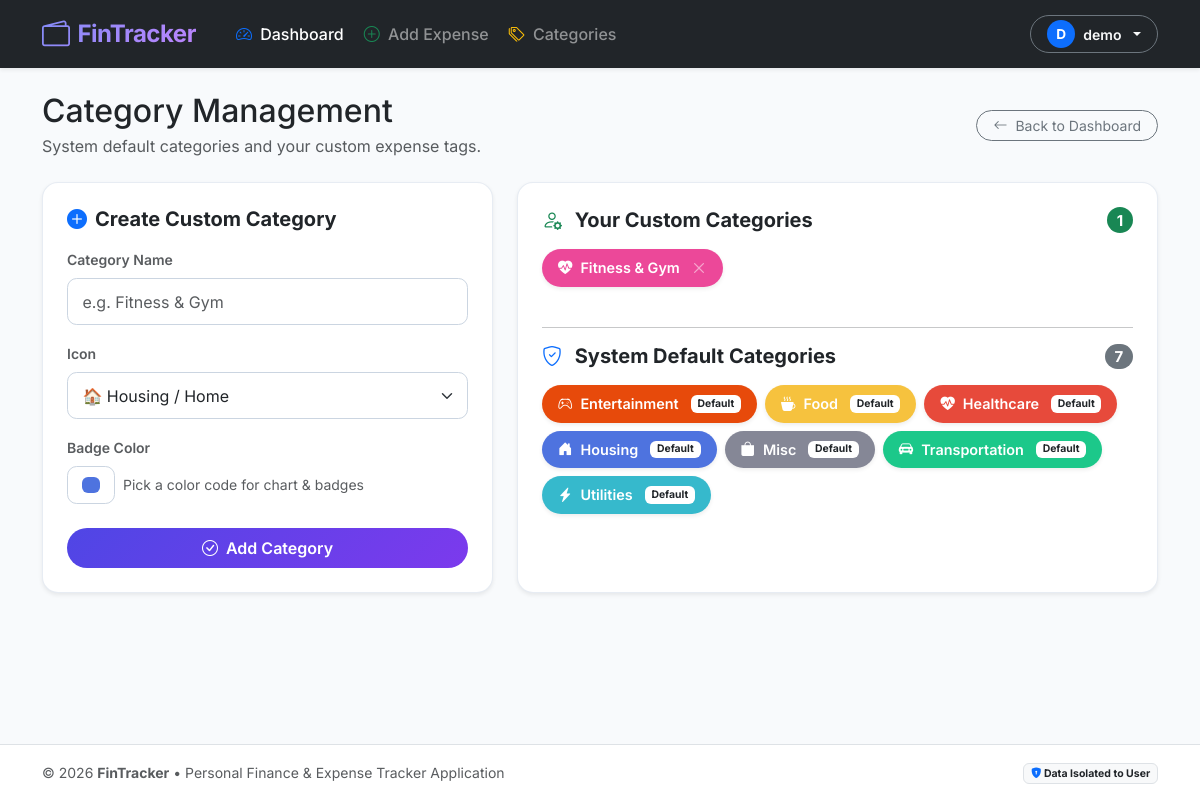
Page /categories/ (signed in) on the committed database.
### tracker/models.py (models this page shows, shortened)
class Category(models.Model):
    user = models.ForeignKey(
        User,
        on_delete=models.CASCADE,
        null=True,
        blank=True,
        related_name='categories'
    )
    name = models.CharField(max_length=100)
    icon = models.CharField(
        max_length=50,
        default='bi-tag-fill',
        help_text='Bootstrap icon class name, e.g. bi-house-door-fill'
    )
    color = models.CharField(
        max_length=20,
        default='#4e73df',
        help_text='Hex color code for UI badges and charts'
    )
    class Meta:
        ordering = ['name']
        verbose_name_plural = 'Categories'
        constraints = [
            models.UniqueConstraint(
                fields=['user', 'name'],
                name='unique_user_category_name'
            )
        ]

### tracker/views.py (the view)
# urls.py: path('categories/', views.category_list_create_view, name='category_list'),
@login_required
def category_list_create_view(request):
    user = request.user
    custom_categories = Category.objects.filter(user=user)
    default_categories = Category.objects.filter(user__isnull=True)
    if request.method == 'POST':
        form = CategoryForm(request.POST)
        if form.is_valid():
            category = form.save(commit=False)
            category.user = user
            try:
                category.save()
                messages.success(request, f"Category '{category.name}' created successfully!")
                return redirect('category_list')
            except IntegrityError:
                messages.error(request, f"A category named '{category.name}' already exists.")
        else:
            messages.error(request, "Could not create category. Please check errors.")
    else:
        form = CategoryForm()
    context = {
        'form': form,
        'custom_categories': custom_categories,
        'default_categories': default_categories,
    }
    return render(request, 'tracker/category_list.html', context)

### tracker/forms.py
class CategoryForm(forms.ModelForm):
    icon = forms.ChoiceField(
        choices=ICON_CHOICES,
        widget=forms.Select(attrs={'class': 'form-select'})
    )
    class Meta:
        model = Category
        fields = ['name', 'icon', 'color']
        widgets = {
            'name': forms.TextInput(attrs={'class': 'form-control', 'placeholder': 'e.g. Fitness & Gym'}),
            'color': forms.TextInput(attrs={'class': 'form-control form-control-color', 'type': 'color', 'value': '#3b82f6'}),
        }

### tracker/templates/tracker/category_list.html (shortened to what this page needs)
{% extends 'tracker/base.html' %}
{% block content %}
<div class="d-flex align-items-center justify-content-between mb-4">
    <div>
        <h2 class="fw-extrabold text-dark mb-1">Category Management</h2>
        <p class="text-muted mb-0">System default categories and your custom expense tags.</p>
    </div>
    <a href="{% url 'dashboard' %}" class="btn btn-outline-secondary btn-sm rounded-pill px-3">
        <i class="bi bi-arrow-left me-1"></i> Back to Dashboard
    </a>
</div>
<div class="row g-4">
    <div class="col-12 col-lg-5">
        <div class="card card-custom p-4 shadow-sm h-100">
            <h5 class="fw-bold text-dark mb-3 d-flex align-items-center gap-2">
                <i class="bi bi-plus-circle-fill text-primary"></i> Create Custom Category
            </h5>
            <form method="post" action="{% url 'category_list' %}">
                <div class="mb-3">
                    <label for="{{ form.name.id_for_label }}" class="form-label fw-semibold small text-muted">Category Name</label>
                    {{ form.name }}
                </div>
                <div class="mb-3">
                    <label for="{{ form.icon.id_for_label }}" class="form-label fw-semibold small text-muted">Icon</label>
                    {{ form.icon }}
                </div>
                <div class="mb-4">
                    <label for="{{ form.color.id_for_label }}" class="form-label fw-semibold small text-muted">Badge Color</label>
                    <div class="d-flex align-items-center gap-2">
                        {{ form.color }}
                        <span class="small text-muted">Pick a color code for chart & badges</span>
                    </div>
                </div>
                <button type="submit" class="btn btn-primary-gradient w-100 rounded-pill py-2 font-weight-bold">
                    <i class="bi bi-check-circle me-1"></i> Add Category
                </button>
            </form>
        </div>
    </div>
    <div class="col-12 col-lg-7">
        <div class="card card-custom p-4 shadow-sm h-100">
            <h5 class="fw-bold text-dark mb-3 d-flex align-items-center justify-content-between">
                <span><i class="bi bi-person-gear text-success me-2"></i> Your Custom Categories</span>
                <span class="badge bg-success rounded-pill">{{ custom_categories|length }}</span>
            </h5>
            {% if custom_categories %}
                <div class="d-flex flex-wrap gap-2 mb-4">
                    {% for cat in custom_categories %}
                        <div class="d-inline-flex align-items-center gap-2 p-2 px-3 rounded-pill text-white shadow-sm" data-bg="{{ cat.color }}" style="font-size: 0.9rem;">
                            <i class="bi {{ cat.icon }}"></i>
                            <span class="fw-semibold">{{ cat.name }}</span>
                            <form method="post" action="{% url 'category_delete' cat.pk %}" class="d-inline ms-1">
                                <button type="submit" class="btn-close btn-close-white" style="font-size: 0.65rem;" title="Delete Custom Category" onclick="return confirm('Delete category {{ cat.name }}?');"></button>
                            </form>
                        </div>
                    {% endfor %}
                </div>
            {% else %}
                <div class="alert alert-light border small text-muted mb-4">
                    No custom categories created yet. Use the form on the left to add your own categories!
                </div>
            {% endif %}
            <hr class="my-3">
            <h5 class="fw-bold text-dark mb-3 d-flex align-items-center justify-content-between">
                <span><i class="bi bi-shield-check text-primary me-2"></i> System Default Categories</span>
                <span class="badge bg-secondary rounded-pill">{{ default_categories|length }}</span>
            </h5>
            <div class="d-flex flex-wrap gap-2">
                {% for cat in default_categories %}
                    <div class="d-inline-flex align-items-center gap-2 p-2 px-3 rounded-pill text-white shadow-sm" data-bg="{{ cat.color }}" style="font-size: 0.9rem;">
                        <i class="bi {{ cat.icon }}"></i>
                        <span class="fw-semibold">{{ cat.name }}</span>
                        <span class="badge bg-white text-dark ms-1" style="font-size: 0.65rem;">Default</span>
                    </div>
                {% endfor %}
            </div>
        </div>
    </div>
</div>
{% endblock %}

### tracker/templates/tracker/base.html (shortened to what this page needs)
{% load static %}
<!DOCTYPE html>
<html lang="en">
<head>
    <link href="https://cdn.jsdelivr.net/npm/bootstrap@5.3.2/dist/css/bootstrap.min.css" rel="stylesheet">
    <link rel="stylesheet" href="https://cdn.jsdelivr.net/npm/bootstrap-icons@1.11.3/font/bootstrap-icons.min.css">
    <link rel="stylesheet" href="{% static 'tracker/css/style.css' %}">
</head>
<body>
    <nav class="navbar navbar-expand-lg navbar-dark bg-dark sticky-top shadow-sm py-2">
        <div class="container">
            <a class="navbar-brand d-flex align-items-center gap-2 fs-4" href="{% url 'dashboard' %}">
                <i class="bi bi-wallet2 text-primary fs-3"></i>
                <span>FinTracker</span>
            </a>
            <div class="collapse navbar-collapse" id="navbarMain">
                {% if user.is_authenticated %}
                    <ul class="navbar-nav me-auto mb-2 mb-lg-0 gap-1 ms-lg-3">
                        <li class="nav-item">
                            <a class="nav-link text-white fw-medium active" href="{% url 'dashboard' %}">
                                <i class="bi bi-speedometer2 me-1 text-primary"></i> Dashboard
                            </a>
                        </li>
                        <li class="nav-item">
                            <a class="nav-link text-white-50 fw-medium" href="{% url 'expense_add' %}">
                                <i class="bi bi-plus-circle me-1 text-success"></i> Add Expense
                            </a>
                        </li>
                        <li class="nav-item">
                            <a class="nav-link text-white-50 fw-medium" href="{% url 'category_list' %}">
                                <i class="bi bi-tags me-1 text-warning"></i> Categories
                            </a>
                        </li>
                    </ul>
                    <div class="d-flex align-items-center gap-3">
                        <div class="dropdown">
                            <button class="btn btn-outline-light btn-sm dropdown-toggle d-flex align-items-center gap-2 rounded-pill px-3 py-1 border-secondary" type="button" data-bs-toggle="dropdown" aria-expanded="false">
                                <div class="bg-primary text-white rounded-circle d-flex align-items-center justify-content-center fw-bold" style="width: 28px; height: 28px; font-size: 0.85rem;">
                                    {{ user.username|first|upper }}
                                </div>
                                <span class="fw-semibold">{{ user.username }}</span>
                            </button>
                        </div>
                    </div>
                {% else %}
                    <div class="ms-auto d-flex align-items-center gap-2">
                        <a href="{% url 'login' %}" class="btn btn-outline-light btn-sm px-3 rounded-pill">Sign In</a>
                        <a href="{% url 'register' %}" class="btn btn-primary-gradient btn-sm px-3 rounded-pill">Get Started</a>
                    </div>
                {% endif %}
            </div>
        </div>
    </nav>
    <main class="container py-4">
        {% block content %}{% endblock %}
    </main>
    <footer class="bg-white border-top py-3 text-muted mt-auto">
        <div class="container d-flex flex-column flex-sm-row align-items-center justify-content-between text-center text-sm-start gap-2">
            <div class="small">
                &copy; {% now "Y" %} <strong>FinTracker</strong> &bull; Personal Finance & Expense Tracker Application
            </div>
            <div class="small">
                <span class="badge bg-light text-dark border"><i class="bi bi-shield-lock-fill text-primary"></i> Data Isolated to User</span>
            </div>
        </div>
    </footer>
</body>
</html>

### tracker/static/tracker/css/style.css (style rules this page uses)
:root { --primary-gradient: linear-gradient(135deg, #4f46e5 0%, #7c3aed 100%); --success-gradient: linear-gradient(135deg, #059669 0%, #10b981 100%); --warning-gradient: linear-gradient(135deg, #d97706 0%, #f59e0b 100%); --danger-gradient: linear-gradient(135deg, #dc2626 0%, #ef4444 100%); --info-gradient: linear-gradient(135deg, #0284c7 0%, #06b6d4 100%); --dark-gradient: linear-gradient(135deg, #1e293b 0%, #0f172a 100%); --bg-light: #f8fafc; --card-shadow: 0 10px 25px -5px rgba(0, 0, 0, 0.05), 0 8px 10px -6px rgba(0, 0, 0, 0.03); --card-shadow-hover: 0 20px 25px -5px rgba(0, 0, 0, 0.1), 0 10px 10px -5px rgba(0, 0, 0, 0.04); }
body { background-color: var(--bg-light); font-family: 'Inter', system-ui, -apple-system, BlinkMacSystemFont, "Segoe UI", Roboto, sans-serif; color: #334155; min-height: 100vh; display: flex; flex-direction: column; }
.navbar-brand { font-weight: 700; letter-spacing: -0.5px; background: linear-gradient(135deg, #818cf8 0%, #c084fc 100%); -webkit-background-clip: text; -webkit-text-fill-color: transparent; }
.card-custom { border: 1px solid rgba(226, 232, 240, 0.8); border-radius: 1rem; background: #ffffff; box-shadow: var(--card-shadow); transition: all 0.25s ease-in-out; }
.form-control, .form-select { border-radius: 0.6rem; padding: 0.65rem 0.9rem; border: 1px solid #cbd5e1; }
.btn-primary-gradient { background: var(--primary-gradient); border: none; color: #ffffff; font-weight: 600; padding: 0.65rem 1.25rem; border-radius: 0.6rem; transition: all 0.2s ease; }
footer { margin-top: auto; }

### rows in the picture
Category: name "Fitness & Gym"
Category: name "Entertainment"
Category: name "Food"
Category: name "Healthcare"
Category: name "Housing"
Category: name "Misc"
Category: name "Transportation"
Category: name "Utilities"

### other values in the picture
{{ user.username|first|upper }} "D"
{{ user.username }} "demo"
{{ custom_categories|length }} "1"
{{ default_categories|length }} "7"
